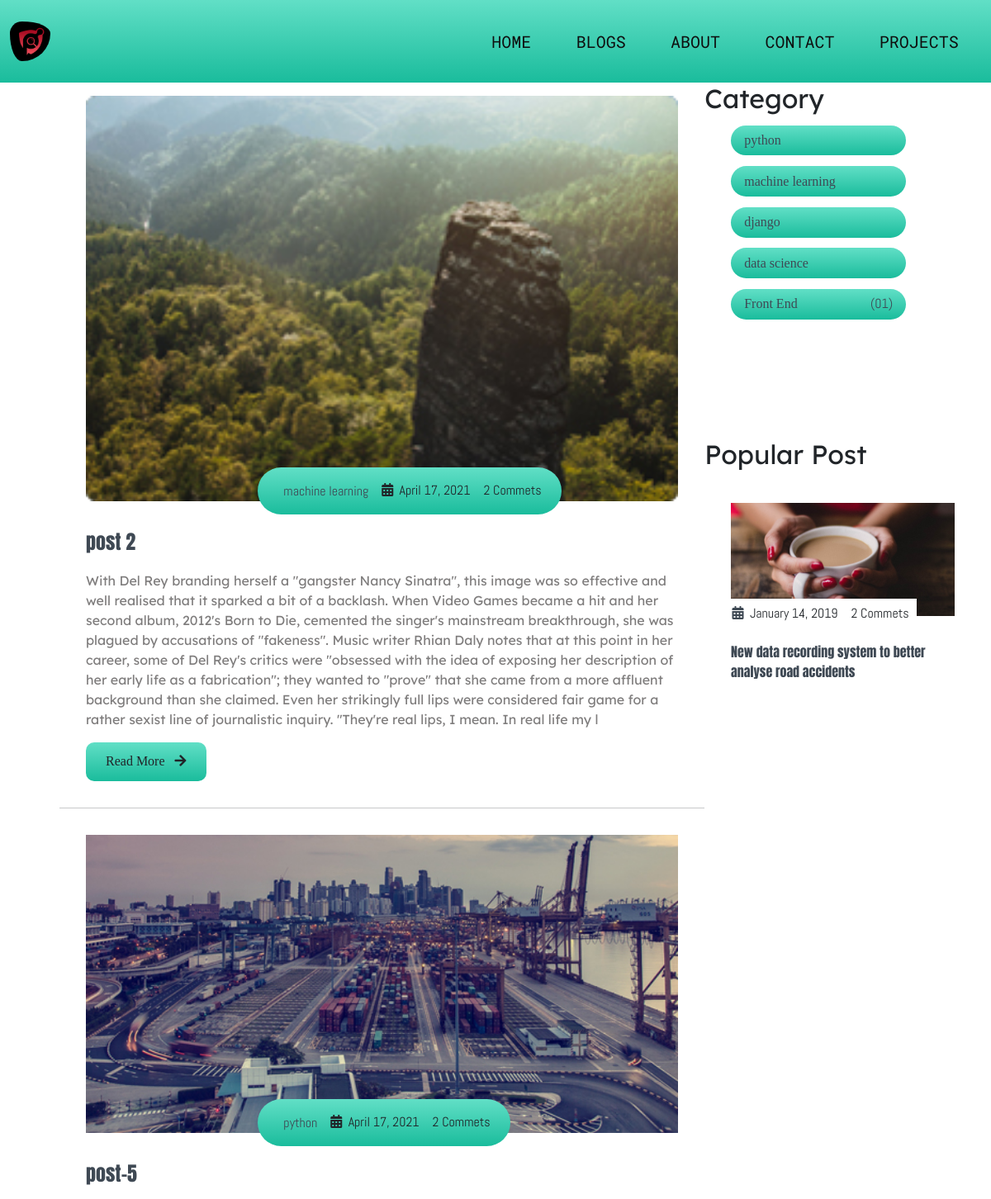
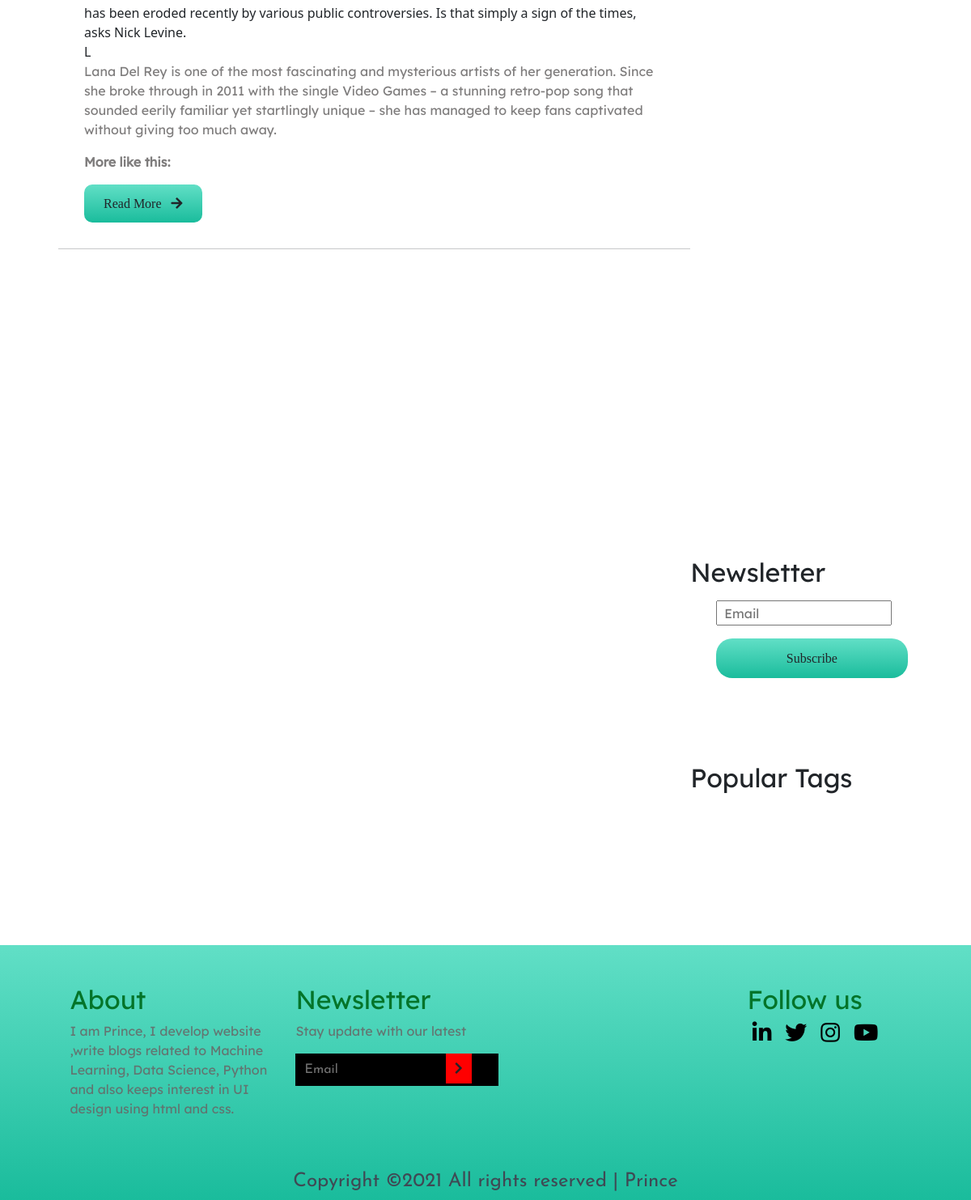
Page /blog on the committed database (2 pictures, top to bottom).
### prince/models.py (models this page shows, shortened)
class Post(models.Model):
    title = models.CharField(max_length=200, unique=True)
    slug = models.SlugField(max_length=200, unique=True)
    image = models.ImageField()
    author = models.ForeignKey(User, on_delete= models.CASCADE,related_name='blog_posts')
    updated_on = models.DateTimeField(auto_now= True)
    content = RichTextUploadingField(blank=True,null=True)
    created_on = models.DateTimeField(auto_now_add=True)
    category = models.CharField(max_length=255, default='')
    categories = models.ForeignKey(Category,verbose_name='Category',on_delete=models.PROTECT)
    status = models.IntegerField(choices=STATUS, default=0)
    snippet = RichTextUploadingField()
    class Meta:
        ordering = ['-created_on']

class Category(models.Model):
    category = models.CharField(max_length=255)
    class Meta:
        verbose_name = "Category"
        verbose_name_plural= "Categories"
        ordering = ['-category']
    def __str__(self):
        return self.category

### prince/views.py (the view)
# urls.py: path('blog',PostListView.as_view(), name='blog'),
class PostListView(ListView):
    model = Post
    category = Category.objects.all()
    template_name = 'blog.html'
    paginate_by = 4
    paginate_orphans = 1
    def get_context_data(self,*args,**kwargs):
        cat_menu = Category.objects.all()
        context = super(PostListView,self).get_context_data(*args,**kwargs)
        context["cat_menu"] = cat_menu
        return context

### templates/blog.html (shortened to what this page needs)
{%extends 'base.html'%}
{%load static%}
    {%block body%}
    <link rel="stylesheet" href="{%static 'css/all.css'%}">
    <link rel="stylesheet" href="{%static 'css/aos.css' %}">
    <link rel="stylesheet" href="{%static 'css/blog.css'%}">
    <main>
        <section class="container">
            <div class="site-content">
                <div class="posts">
                    {%for post in page_obj %}
                    <div class="post-content" data-aos="zoom-in" data-aos-delay="200">
                        <div class="post-image">
                            <div>
                                <img src="{{post.image.url}}" class="img" alt="blog1">
                            </div>
                            <div class="post-info flex-row">
                                <a href="{% url 'category' post.category %}"><span>&nbsp;&nbsp;{{post.categories}}</span></a>
                                <span><i
                                        class="fas fa-calendar-alt "></i>&nbsp;&nbsp;{{post.created_on|date}}</span>
                                <span>2 Commets</span>
                            </div>
                        </div>
                        <div class="post-title">
                            <a href="{% url 'post-detail' post.pk %}">{{post.title}}</a>
                            <p>{{post.snippet| safe}}
                            </p>
                            <a href="{% url 'post-detail' post.pk %}"> <button class="btn post-btn">Read More &nbsp; <i
                                        class="fas fa-arrow-right"></i></button></a>
                        </div>
                    </div>
                    <hr>
                    {%endfor%}
                </div>
                <aside class="sidebar">
                    <div class="category">
                        <h2>Category</h2>
                        <ul class="category-list">
                            {% for item in cat_menu %}
                            <a href="{% url 'category' item%}">
                                <li class="list-items" data-aos="fade-left" data-aos-delay="100">
                                    {{item}}
                                </li>
                            </a>
                            {%endfor%}
                            <a href="#">
                                <li class="list-items" data-aos="fade-left" data-aos-delay="400">
                                    Front End
                                    <span>(01)</span>
                                </li>
                            </a>
                        </ul>
                    </div>
                    <div class="popular-post">
                        <h2>Popular Post</h2>
                        <div class="post-content" data-aos="flip-up" data-aos-delay="200">
                            <div class="post-image">
                                <div>
                                    <img src="{%static 'img/m-blog-1.jpg'%}" class="img" alt="blog1">
                                </div>
                                <div class="post-info flex-row">
                                    <span><i class="fas fa-calendar-alt text-gray"></i>&nbsp;&nbsp;January 14,
                                        2019</span>
                                    <span>2 Commets</span>
                                </div>
                            </div>
                            <div class="post-title">
                                <a href="#">New data recording system to better analyse road accidents</a>
                            </div>
                        </div>
                        <div class="post-content" data-aos="flip-up" data-aos-delay="300">
                            <div class="post-image">
                                <div>
                                    <img src="{%static 'img/m-blog-2.jpg'%}" class="img" alt="blog1">
                                </div>
                                <div class="post-info flex-row">
                                    <span><i class="fas fa-calendar-alt text-gray"></i>&nbsp;&nbsp;January 14,
                                        2019</span>
                                    <span>2 Commets</span>
                                </div>
                            </div>
                            <div class="post-title">
                                <a href="#">New data recording system to better analyse road accidents</a>
                            </div>
                        </div>
                        <div class="post-content" data-aos="flip-up" data-aos-delay="400">
                            <div class="post-image">
                                <div>
                                    <img src="{%static 'img/m-blog-3.jpg'%}" class="img" alt="blog1">
                                </div>
                                <div class="post-info flex-row">
                                    <span><i class="fas fa-calendar-alt text-gray"></i>&nbsp;&nbsp;January 14,
                                        2019</span>
                                    <span>2 Commets</span>
                                </div>
                            </div>
                            <div class="post-title">
                                <a href="#">New data recording system to better analyse road accidents</a>
                            </div>
                        </div>
                        <div class="post-content" data-aos="flip-up" data-aos-delay="500">
                            <div class="post-image">
                                <div>
                                    <img src="{%static 'img/m-blog-4.jpg'%}" class="img" alt="blog1">
                                </div>
                                <div class="post-info flex-row">
                                    <span><i class="fas fa-calendar-alt text-gray"></i>&nbsp;&nbsp;January 14,
                                        2019</span>
                                    <span>2 Commets</span>
                                </div>
                            </div>
                            <div class="post-title">
                                <a href="#">New data recording system to better analyse road accidents</a>
                            </div>
                        </div>
                        <div class="post-content" data-aos="flip-up" data-aos-delay="600">
                            <div class="post-image">
                                <div>
                                    <img src="{%static 'img/m-blog-5.jpg'%}" class="img" alt="blog1">
                                </div>
                                <div class="post-info flex-row">
                                    <span><i class="fas fa-calendar-alt text-gray"></i>&nbsp;&nbsp;January 14,
                                        2019</span>
                                    <span>2 Commets</span>
                                </div>
                            </div>
                            <div class="post-title">
                                <a href="#">New data recording system to better analyse road accidents</a>
                            </div>
                        </div>
                    </div>
                    <div class="newsletter" data-aos="fade-up" data-aos-delay="300">
                        <h2>Newsletter</h2>
                        <div class="form-element">
                            <input type="text" class="input-element" placeholder="Email">
                            <button class="btn form-btn">Subscribe</button>
                        </div>
                    </div>
                    <div class="popular-tags">
                        <h2>Popular Tags</h2>
                        <div class="tags flex-row">
                            <span class="tag" data-aos="flip-up" data-aos-delay="100">Web Development</span>
                            <span class="tag" data-aos="flip-up" data-aos-delay="200">Python</span>
                            <span class="tag" data-aos="flip-up" data-aos-delay="300">Data Science</span>
                            <span class="tag" data-aos="flip-up" data-aos-delay="800">Machine Learning</span>
                        </div>
                    </div>
                </aside>
            </div>
        </section>
    </main>
</body>
</html>
{%endblock body%}

### templates/base.html (shortened to what this page needs)
{%load static %}
<!DOCTYPE html>
<html lang="en">
<head>
    <link rel="stylesheet" href="https://cdnjs.cloudflare.com/ajax/libs/font-awesome/5.15.3/css/all.min.css"
 />
    <link rel="stylesheet" href="{%static 'css/bootstrap.min.css'%}">
    <link rel="stylesheet" href="{%static 'css/owl.carousel.min.css'%}">
    <link rel="stylesheet" href="{%static 'css/owl.theme.default.min.css'%}">
    <link rel="stylesheet" href="{%static 'css/style.css'%}">
</head>
<body>
    <header class="header_area">
        <div class="main-menu">
            <nav class="navbar navbar-expand-lg navbar-light"
                style="background: linear-gradient(to bottom,#61dfc6, #1abc9c);">
                <div class="container-fluid">
                    <a class="navbar-brand" href="/home"><img id="logo" src="{%static 'img/prince.png'%}" alt=""></a>
                    <div class="collapse navbar-collapse" id="navbarNavDropdown">
                        <ul class="navbar-nav">
                            <li class="nav-item">
                                <a class="nav-link " aria-current="page" href="/home">Home</a>
                            </li>
                            <li class="nav-item">
                                <a class="nav-link" href="/blog">Blogs</a>
                            </li>
                            <li class="nav-item">
                                <a class="nav-link" href="/about">About</a>
                            </li>
                            <li class="nav-item">
                                <a class="nav-link" href="/contact">Contact</a>
                            </li>
                            <li class="nav-item">
                                <a class="nav-link" href="/project">Projects</a>
                            </li>
                        </ul>
                    </div>
                </div>
        </div>
    </header>
    {%block body%}{%endblock body%}
<section class="footer">
<footer class="footer">
    <div class="container">
        <div class="about-us" data-aos="fade-right" data-aos-delay="200">
            <h2>About </h2>
            <p>I am Prince, I develop website ,write blogs related to  Machine Learning, Data Science, Python  and also keeps interest in UI design using html and css.</p>
        </div>
        <div class="newsletter" data-aos="fade-right" data-aos-delay="200">
            <h2>Newsletter</h2>
            <p>Stay update with our latest</p>
            <div class="form-element">
                <input type="text" placeholder="Email"><span><i class="fas fa-chevron-right"></i></span>
            </div>
        </div>
        <div class="instagram" data-aos="fade-left" data-aos-delay="200">
        </div>
        <div class="follow" data-aos="fade-left" data-aos-delay="200">
            <h2>Follow us</h2>
            <div>
                <i class="fab fa-linkedin-in"></i>
                <i class="fab fa-twitter"></i>
                <i class="fab fa-instagram"></i>
                <i class="fab fa-youtube"></i>
            </div>
        </div>
    </div>
    <div class="rights flex-row text-center">
        <h4 class="text-gray">
            Copyright ©2021 All rights reserved | Prince
        </h4>
    </div>
</footer>
</section>
  </head>
  <body>
</body>
</html>

### rows in the picture
Post: image (picture), categories "machine learning", created_on "April 17, 2021", title "post 2", snippet "With Del Rey branding herself a \"gangster Nancy Sinatra\", this image was so effective and well realised that it sparked a bit of a backlash. When Video Games became a hit and her second album, 2012's Born to Die, cemented the singer's mainstream breakthrough, she was plagued by accusations of \"fakeness\". Music writer Rhian Daly notes that at this point in her career, some of Del Rey's critics were \"obsessed with the idea of exposing her description of her early life as a fabrication\"; they wanted to \"prove\" that she came from a more affluent background than she claimed. Even her strikingly full lips were considered fair game for a rather sexist line of journalistic inquiry. \"They're real…"
Post: image (picture), categories "python", created_on "April 17, 2021", title "post-5", snippet "has been eroded recently by various public controversies. Is that simply a sign of the times, asks Nick Levine. L Lana Del Rey is one of the most fascinating and mysterious artists of her generation. Since she broke through in 2011 with the single Video Games – a stunning retro-pop song that sounded eerily familiar yet startlingly unique – she has managed to keep fans captivated without giving too much away. More like this:"
Category: category "python"
Category: category "machine learning"
Category: category "django"
Category: category "data science"
